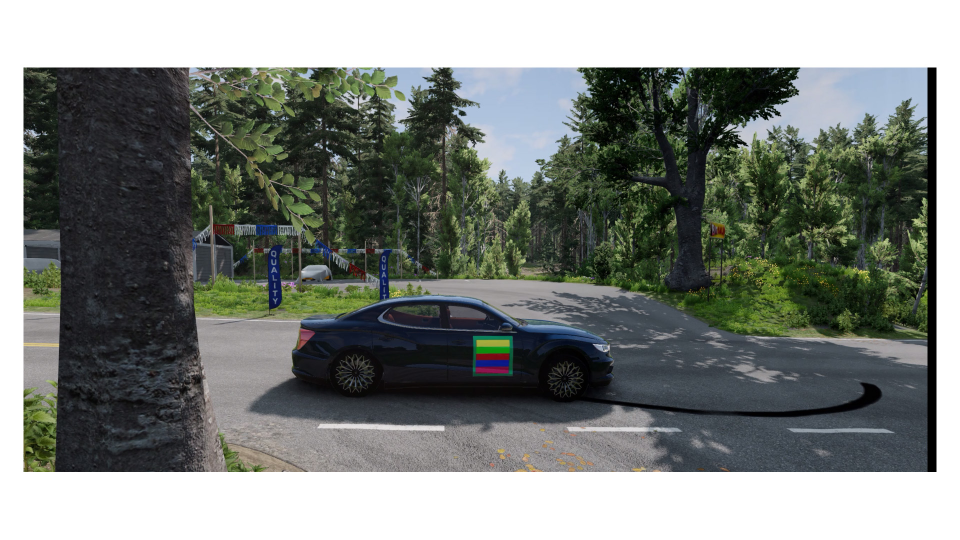
#> input picture 1123.jpg, 1920 x 1080 px (shown at 1/2 size)
$ python -i interface.py   (imports and definitions only)
#> lines starting #> are read from the running program, lines starting #| are printed output that depends on the picture; after the words box and inside, x2 and y2 are one past the last pixel; in counts of white or black regions, pixels touching at a corner belong together
import cv2
import numpy as np
import colorsys
from PIL import Image
import matplotlib.pyplot as plt
import tkinter as tk
from tkinter import filedialog
from tkinter import messagebox

img = 0

def process_and_display_images(input_path):
#> called with input_path = '1123.jpg'
    try:
        # Открываем изображение
        original_image = Image.open(input_path)
#> original_image is the input picture: PIL image 1920x1080 RGB; mean R, G, B 123.9, 128.8, 124.2

        # Создаем копию изображения для обработки
        processed_image = original_image.copy()

        # Получаем данные
        original_pixels = original_image.load()
        processed_pixels = processed_image.load()

        # Проходимся по каждому пикселю в обработанном изображении
        for i in range(processed_image.width):
            for j in range(processed_image.height):
                # Получаем значения цветовых каналов из оригинального изображения
                r, g, b = original_pixels[i, j]

                # Конвертация RGB в HSV
                h, s, v = colorsys.rgb_to_hsv(r, g, b)
                h = h * 360
                s *= 100

                if 0 <= h <= 30 or 345 <= h <= 360:  # red
                    processed_pixels[i, j] = (255, 0, 0)
                elif 90 <= h <= 150:  # green
                    processed_pixels[i, j] = (0, 255, 0)
                elif 207 <= h <= 270:  # blue
                    processed_pixels[i, j] = (0, 0, 255)
                elif 36 <= h <= 90:  # yellow
                    processed_pixels[i, j] = (255, 255, 0)
                elif 170 <= h < 207:  # cyan
                    processed_pixels[i, j] = (0, 255, 255)
                elif 260 <= h <= 345:  # pink
                    processed_pixels[i, j] = (255, 0, 255)

                if s < 15 and v > 50:
                    processed_pixels[i, j] = (255, 255, 255)

                if (s < 15 and v < 50) or v < 15:
                    processed_pixels[i, j] = (0, 0, 0)

        # Сохраняем обработанное изображение
        processed_image_path = "processed_image.jpg"
        processed_image.save(processed_image_path)
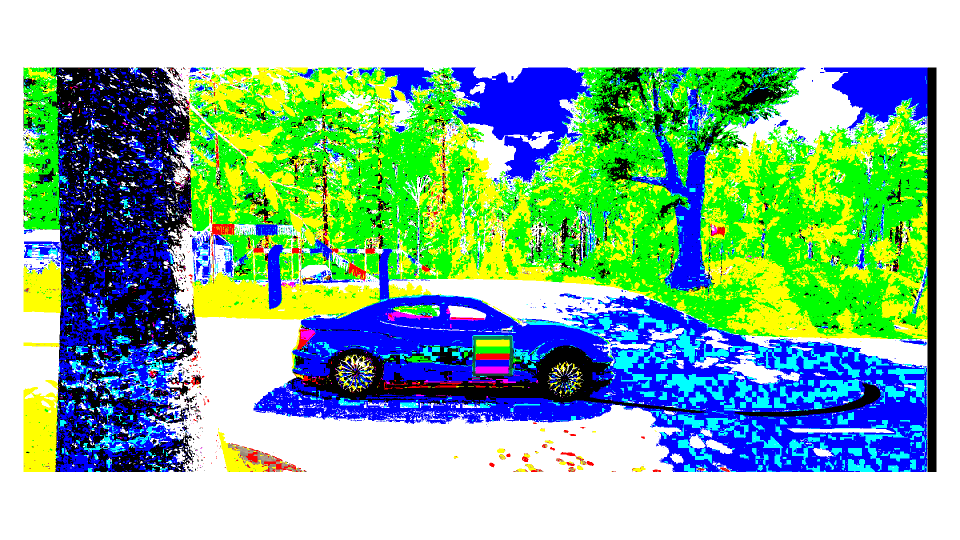
#> saved as processed_image.jpg: PIL image 1920x1080 RGB (shown at 1/2 size); mean R, G, B 139.5, 186.9, 161.9

        # Находим контуры бирюзового цвета на обработанном изображении
        processed_cv_image = cv2.imread(processed_image_path)
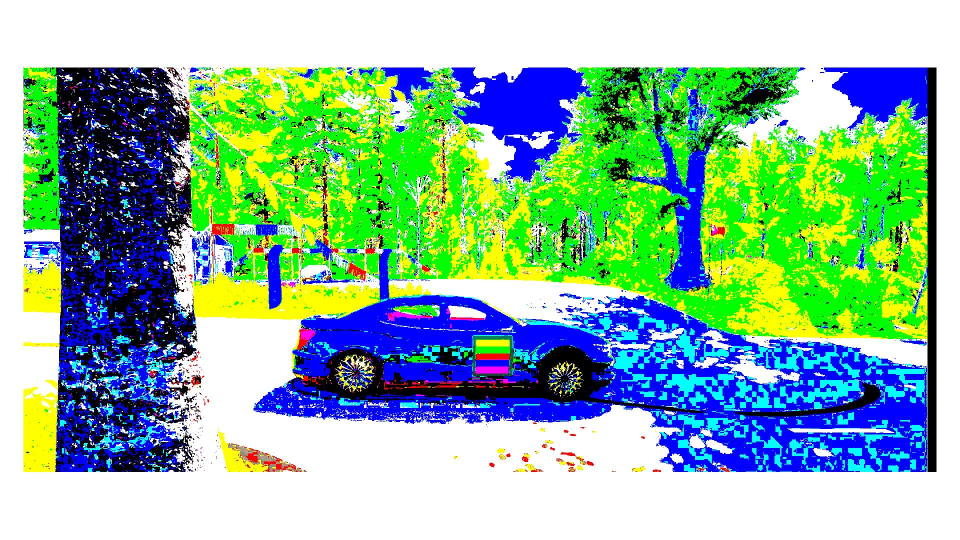
#> processed_cv_image: shape (1080, 1920, 3) (shown at 1/2 size); mean B, G, R 161.6, 185.6, 141.7
        processed_cv_image = cv2.cvtColor(processed_cv_image, cv2.COLOR_BGR2RGB)
        hsv_image = cv2.cvtColor(processed_cv_image, cv2.COLOR_RGB2HSV)
#> hsv_image: shape (1080, 1920, 3); mean H, S, V 52, 135.9, 223.3

        lower_blue = np.array([85, 100, 100])
        upper_blue = np.array([130, 255, 255])

        mask = cv2.inRange(hsv_image, lower_blue, upper_blue)
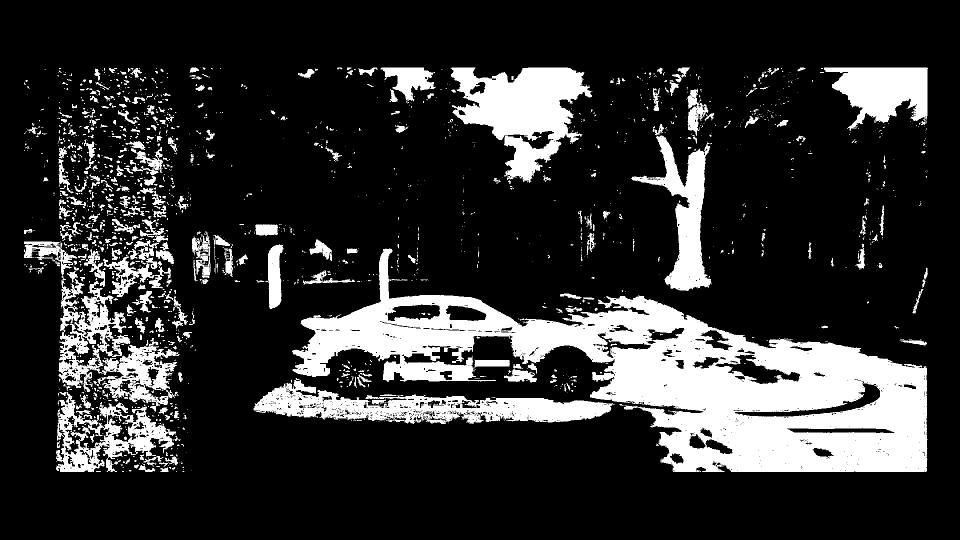
#> mask: shape (1080, 1920) (shown at 1/2 size); 19.1% white; 1833 white regions (1417 under 20 px)
        contours, _ = cv2.findContours(mask, cv2.RETR_EXTERNAL, cv2.CHAIN_APPROX_SIMPLE)
#> contours = 1769 contours, 1495 with area under 20; largest, box (x1, y1, x2, y2) and area: (584, 497, 1855, 944) 220274, (901, 135, 1185, 366) 32738, (507, 756, 1230, 848) 29766, (48, 483, 359, 823) 29502, (112, 784, 352, 944) 18668

        # Выбираем самый большой контур
        biggest_contour = max(contours, key=cv2.contourArea)
#> biggest_contour = contour of 2573 points, box (x1, y1, x2, y2) (584, 497, 1855, 944), area 220274

        # Получаем ограничивающий прямоугольник для самого большого контура
        x, y, w, h = cv2.boundingRect(biggest_contour)
#> x = 584; y = 497; w = 1271; h = 447

        # Обрезаем изображение по контуру
        cropped_image = processed_image.crop((x, y, x + w, y + h))
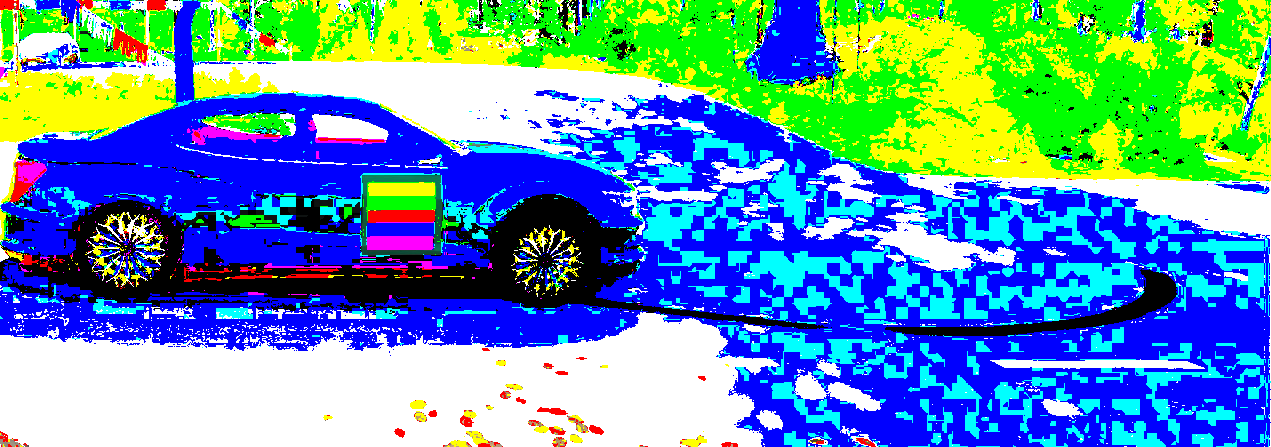
#> cropped_image: PIL image 1271x447 RGB; mean R, G, B 94.5, 149.6, 171.5

        # Сохраняем обрезанное изображение
        cropped_image_path = "cropped_image.jpg"
        cropped_image.save(cropped_image_path)

        # Отображаем изображения на экране
        fig, axes = plt.subplots(1, 3, figsize=(15, 5))

        # Оригинальное изображение
        select_file_and_process_second(cropped_image)
        axes[0].imshow(original_image)
        axes[0].set_title('Original Image')

        # Обработанное изображение
        axes[1].imshow(processed_image)
        axes[1].set_title('Processed Image')

        # Обрезанное изображение по контуру
        axes[2].imshow(cropped_image)
        axes[2].set_title('Cropped Image')

        plt.show()

        # Сохраняем результат на компьютер
        save_processed_image(processed_image_path, cropped_image_path)
    except Exception as e:
        messagebox.showerror("Error", str(e))

def select_file_and_process():
    file_path = filedialog.askopenfilename()
    if file_path:
        process_and_display_images(file_path)

def process_and_display_images_second(image):
    # Код обработки и отображения изображения
    pass

def select_file_and_process_second(imga):
    # Код обработки и отображения изображения
    pass

def save_processed_image(processed_image_path, cropped_image_path):
    # Копирование файлов и сохранение на компьютер
    import shutil
    shutil.copyfile(processed_image_path, "new1233_processed_image.jpg")
    shutil.copyfile(cropped_image_path, "new1233_cropped_image.jpg")

# Создаем главное окно
# [2 lines not run here, left out]

# Создаем кнопку для выбора файла и запуска обработки
# [1 line that did not run here, left out]
# [4 lines not run here, left out]

>>> result = process_and_display_images('1123.jpg')

$ run again, on 12333.jpg
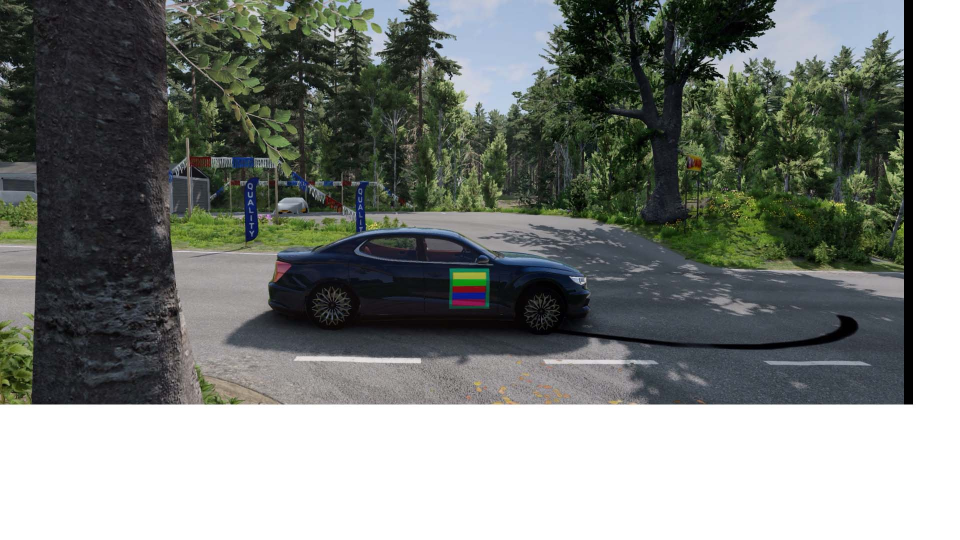
#> input picture 12333.jpg, 1920 x 1080 px (shown at 1/2 size)
#> in process_and_display_images, original_image is the input picture: PIL image 1920x1080 RGB; mean R, G, B 124.1, 128.7, 124.4
#> hsv_image: shape (1080, 1920, 3); mean H, S, V 50.4, 133.2, 228.9
#> in process_and_display_images, `mask = cv2.inRange(hsv_image, lower_blue, upper_blue)`:
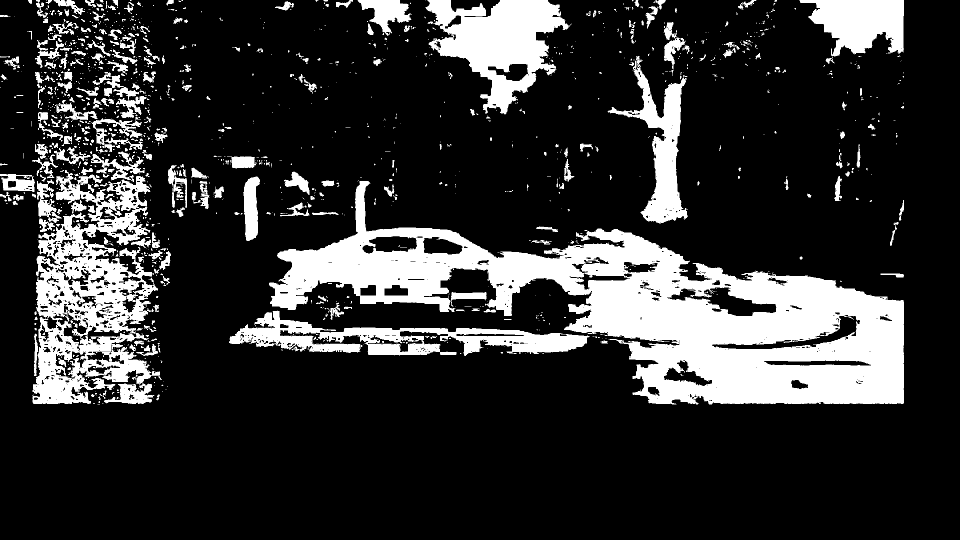
#> mask: shape (1080, 1920) (shown at 1/2 size); 19.8% white; 1381 white regions (1015 under 20 px)
#> contours = 1332 contours, 1075 with area under 20; largest, box (x1, y1, x2, y2) and area: (538, 362, 1808, 809) 218508, (65, 340, 324, 808) 73528, (851, 0, 1141, 229) 34006, (458, 621, 1179, 712) 25700, (1215, 112, 1376, 447) 15592
#> biggest_contour = contour of 2437 points, box (x1, y1, x2, y2) (538, 362, 1808, 809), area 218508
#> x = 538; y = 362; w = 1270; h = 447
#> in process_and_display_images, `cropped_image = processed_image.crop((x, y, x + w, y + h))`:
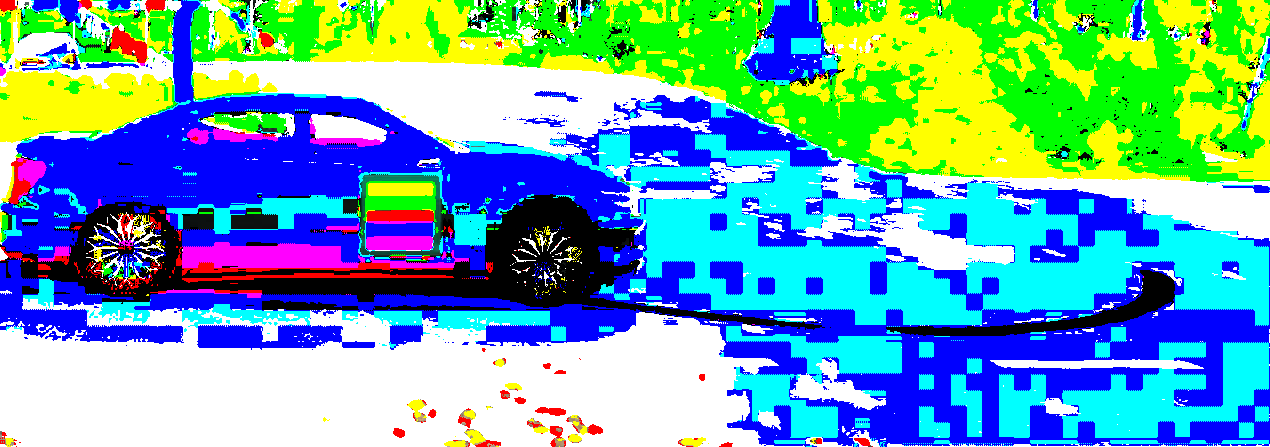
#> cropped_image: PIL image 1270x447 RGB; mean R, G, B 102.5, 168.8, 173.7

$ run again, on 1234.jpg
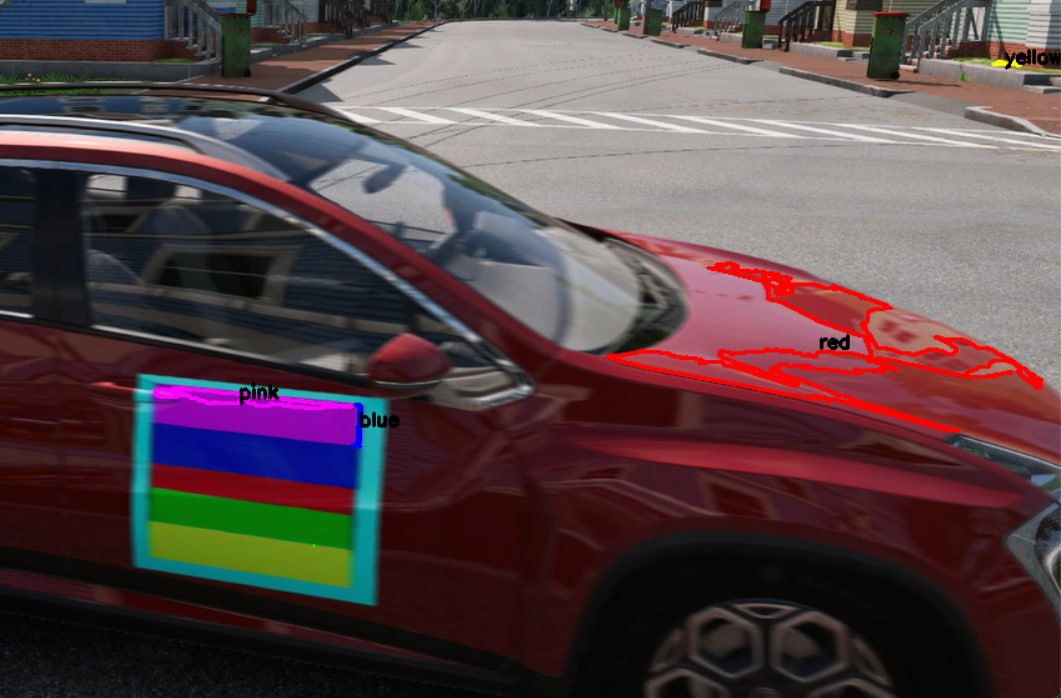
#> input picture 1234.jpg, 1061 x 698 px
#> in process_and_display_images, original_image is the input picture: PIL image 1061x698 RGB; mean R, G, B 86.2, 68, 71.2
#> hsv_image: shape (698, 1061, 3); mean H, S, V 51.2, 168, 217.6
#> in process_and_display_images, `mask = cv2.inRange(hsv_image, lower_blue, upper_blue)`:
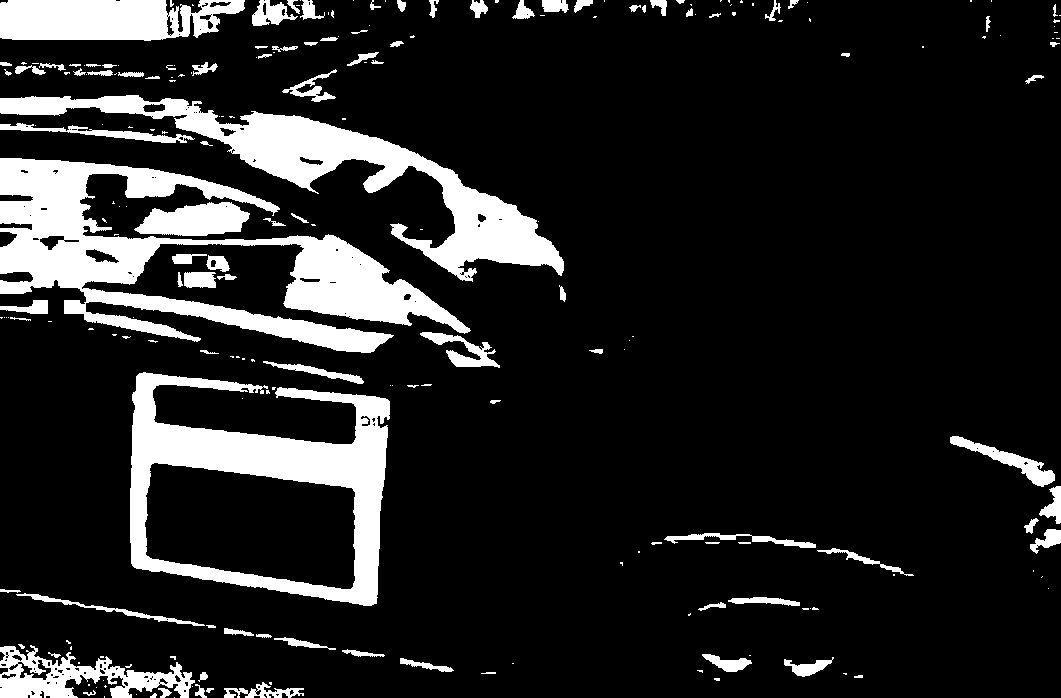
#> mask: shape (698, 1061); 14.4% white; 224 white regions (122 under 20 px)
#> contours = 224 contours, 152 with area under 20; largest, box (x1, y1, x2, y2) and area: (130, 372, 390, 606) 41826, (0, 158, 471, 353) 30708, (0, 95, 564, 282) 19808, (0, 0, 245, 41) 7972, (0, 645, 195, 698) 4820
#> biggest_contour = contour of 436 points, box (x1, y1, x2, y2) (130, 372, 390, 606), area 41826
#> x = 130; y = 372; w = 260; h = 234
#> in process_and_display_images, `cropped_image = processed_image.crop((x, y, x + w, y + h))`:
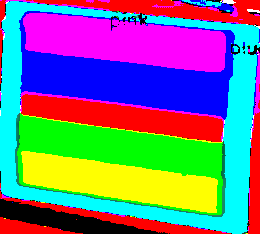
#> cropped_image: PIL image 260x234 RGB; mean R, G, B 113.7, 116.8, 135.2
